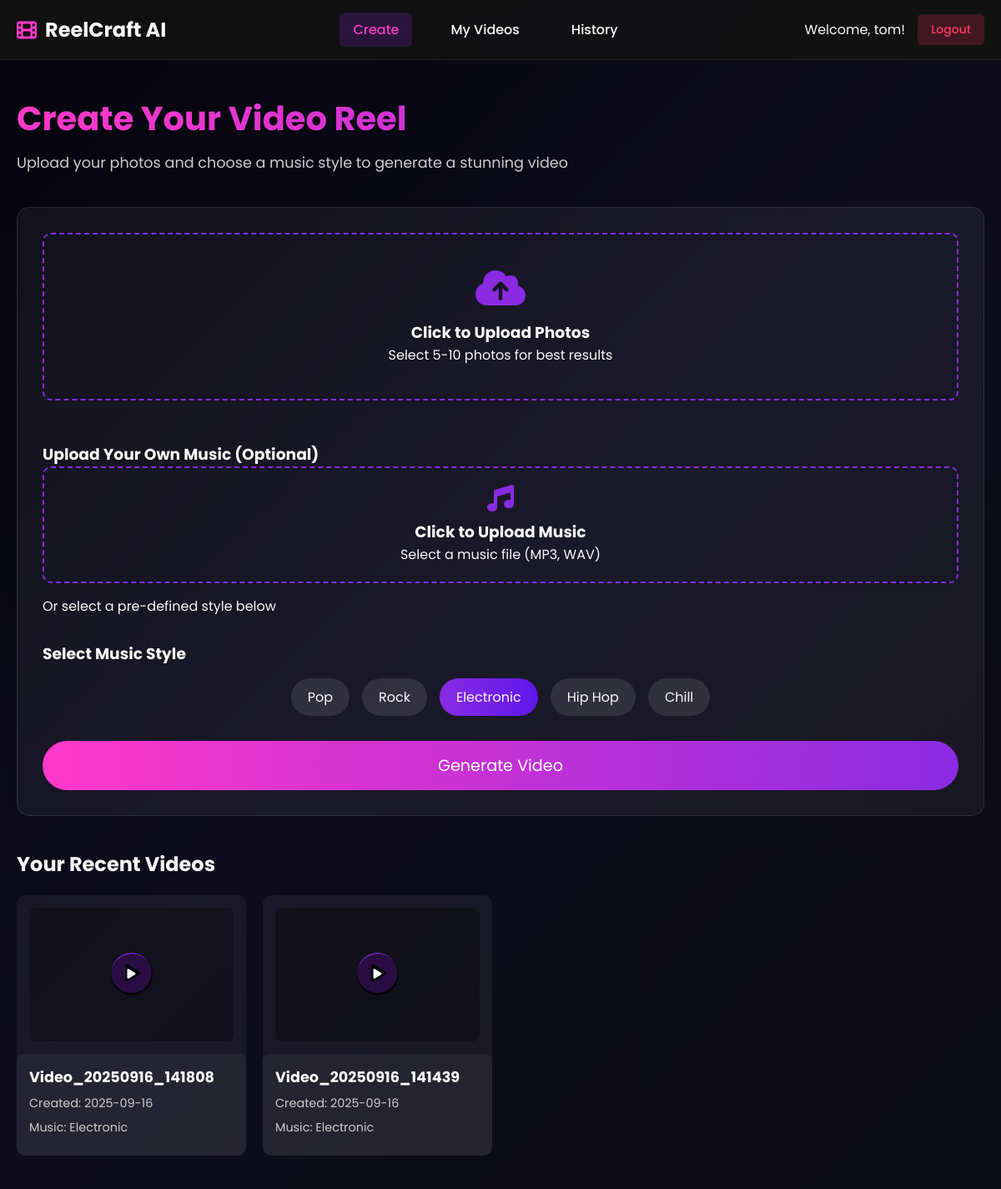
The app's page /dashboard (signed in) with its own data.
### tables this page shows
CREATE TABLE videos (
            id INTEGER PRIMARY KEY AUTOINCREMENT,
            user_id INTEGER NOT NULL,
            video_url TEXT NOT NULL,
            title TEXT,
            music_style TEXT NOT NULL,
            music_file TEXT,
            created_at TIMESTAMP DEFAULT CURRENT_TIMESTAMP,
            FOREIGN KEY (user_id) REFERENCES users (id)
        );

### app.py (the view)
@app.route('/dashboard')
@login_required
@payment_required
def dashboard():
    user_videos = get_videos_by_user(session['user_id'])
    return render_template('dashboard.html', user=session.get('user'), videos=user_videos)

### app.py (called while the page is built)
def login_required(f):
    @wraps(f)
    def decorated_function(*args, **kwargs):
        if 'user_id' not in session:
            flash('Please login to continue.')
            return redirect(url_for('auth'))
        return f(*args, **kwargs)
    return decorated_function

def payment_required(f):
    @wraps(f)
    def decorated_function(*args, **kwargs):
        if not session.get('is_paid', False) and not session.get('is_admin', False):
            flash('Payment required to access this feature.')
            return redirect(url_for('payment'))
        return f(*args, **kwargs)
    return decorated_function

### database.py (called while the page is built)
def get_db_connection():
    conn = sqlite3.connect('database.db')
    conn.row_factory = sqlite3.Row
    return conn

def get_videos_by_user(user_id):
    conn = get_db_connection()
    videos = conn.execute(
        'SELECT * FROM videos WHERE user_id = ? ORDER BY created_at DESC',
        (user_id,)
    ).fetchall()
    conn.close()
    return videos

### templates/dashboard.html (shortened to what this page needs)
{% extends "base.html" %}
{% block content %}
<div class="dashboard-container">
    <header class="dashboard-header">
        <div class="container">
            <nav>
                <div class="logo">
                    <i class="fas fa-film"></i>
                    <span>ReelCraft AI</span>
                </div>
                <div class="nav-links">
                    <a href="#" data-section="create" class="active">Create</a>
                    <a href="#" data-section="my-videos">My Videos</a>
                    <a href="#" data-section="history">History</a>
                </div>
                <div class="user-info">
                    <span>Welcome, {{ user.name }}!</span>
                    <div class="user-actions">
                        <a href="{{ url_for('logout') }}" class="btn btn-logout">Logout</a>
                    </div>
                </div>
            </nav>
        </div>
    </header>
    <main class="dashboard-main">
        <div class="container">
            <section id="create-section" class="dashboard-section active">
                <h1 class="dashboard-title">Create Your Video Reel</h1>
                <p class="dashboard-subtitle">Upload your photos and choose a music style to generate a stunning video</p>
                <div class="creation-interface">
                    <div class="upload-section">
                        <div class="upload-area" id="upload-area">
                            <i class="fas fa-cloud-upload-alt"></i>
                            <h3>Click to Upload Photos</h3>
                            <p>Select 5-10 photos for best results</p>
                        </div>
                    </div>
                    <div class="music-upload-section">
                        <h3>Upload Your Own Music (Optional)</h3>
                        <div class="music-upload-area" id="music-upload-area">
                            <i class="fas fa-music"></i>
                            <h3>Click to Upload Music</h3>
                            <p>Select a music file (MP3, WAV)</p>
                        </div>
                        <p>Or select a pre-defined style below</p>
                    </div>
                    <div class="music-selection-section">
                        <h3>Select Music Style</h3>
                        <div class="music-selection">
                            <div class="music-option" data-style="pop">Pop</div>
                            <div class="music-option" data-style="rock">Rock</div>
                            <div class="music-option active" data-style="electronic">Electronic</div>
                            <div class="music-option" data-style="hiphop">Hip Hop</div>
                            <div class="music-option" data-style="chill">Chill</div>
                        </div>
                    </div>
                    <button class="generate-btn" id="generate-btn">Generate Video</button>
                </div>
                <div class="recent-videos">
                    <h2>Your Recent Videos</h2>
                    <div class="videos-grid" id="recent-videos-grid">
                        {% if videos %}
                            {% for video in videos[:4] %}
                            <div class="video-card">
                                <div class="video-thumbnail">
                                    <div class="thumbnail-placeholder">
                                        <i class="fas fa-play-circle"></i>
                                    </div>
                                    <button class="play-btn" data-video-url="{{ url_for('download_file', filename=video.video_url) }}" data-video-title="{{ video.title or 'Untitled Video' }}" data-video-date="{{ video.created_at }}" data-video-music="{{ video.music_style }}">
                                        <i class="fas fa-play"></i>
                                    </button>
                                </div>
                                <div class="video-info">
                                    <h3 class="video-title">{{ video.title or "Untitled Video" }}</h3>
                                    <p class="video-date">Created: {{ video.created_at[:10] }}</p>
                                    <p class="video-music">Music: {{ video.music_style }}</p>
                                </div>
                            </div>
                            {% endfor %}
                        {% else %}
                            <div class="video-placeholder">
                                <i class="fas fa-film"></i>
                                <p>You haven't created any videos yet</p>
                            </div>
                        {% endif %}
                    </div>
                </div>
            </section>
        </div>
    </main>
</div>
{% endblock %}

### static/css/style.css (style rules this page uses)
* { margin: 0; padding: 0; box-sizing: border-box; font-family: 'Poppins', sans-serif; }
:root { --primary: #8a2be2; --secondary: #5e17eb; --accent: #ff38c9; --dark: #121212; --light: #f8f9fa; --gray: #2d2d2d; --error: #ff3860; --success: #23d160; }
body { color: var(--light); min-height: 100vh; overflow-x: hidden; position: relative; }
.container { width: 100%; max-width: 1200px; margin: 0 auto; padding: 0 20px; position: relative; z-index: 1; }
header { padding: 20px 0; position: fixed; width: 100%; top: 0; z-index: 1000; background: rgba(18, 18, 18, 0.8); backdrop-filter: blur(10px); border-bottom: 1px solid rgba(255, 255, 255, 0.1); }
nav { display: flex; justify-content: space-between; align-items: center; }
.logo { display: flex; align-items: center; gap: 10px; font-size: 24px; font-weight: 700; color: var(--light); }
.logo i { color: var(--accent); }
.nav-links { display: flex; gap: 30px; }
.nav-links a { color: var(--light); text-decoration: none; font-weight: 500; transition: color 0.3s; }
.btn { padding: 10px 20px; border-radius: 50px; font-weight: 600; cursor: pointer; transition: all 0.3s ease; border: none; outline: none; text-decoration: none; display: inline-block; text-align: center; }
.upload-area { border: 2px dashed var(--primary); border-radius: 10px; padding: 40px; margin-bottom: 30px; cursor: pointer; transition: all 0.3s ease; }
.upload-area i { font-size: 3rem; color: var(--primary); margin-bottom: 15px; }
.music-selection { display: flex; gap: 15px; justify-content: center; margin-bottom: 30px; flex-wrap: wrap; }
.music-option { background: rgba(255, 255, 255, 0.1); padding: 10px 20px; border-radius: 50px; cursor: pointer; transition: all 0.3s ease; }
.music-option:hover, .music-option.active { background: linear-gradient(90deg, var(--primary), var(--secondary)); }
.generate-btn { background: linear-gradient(90deg, var(--accent), var(--primary)); color: white; padding: 15px 40px; font-size: 1.2rem; border-radius: 50px; border: none; cursor: pointer; transition: all 0.3s ease; }
.btn { padding: 8px 15px; border-radius: 5px; font-weight: 500; cursor: pointer; transition: all 0.3s ease; border: none; font-size: 14px; }

### records on screen
videos: title "Video_20250916_141808", created_at "2025-09-16", music_style "Electronic"
videos: title "Video_20250916_141439", created_at "2025-09-16", music_style "Electronic"

### other values on screen
{{ user.name }} "tom"
